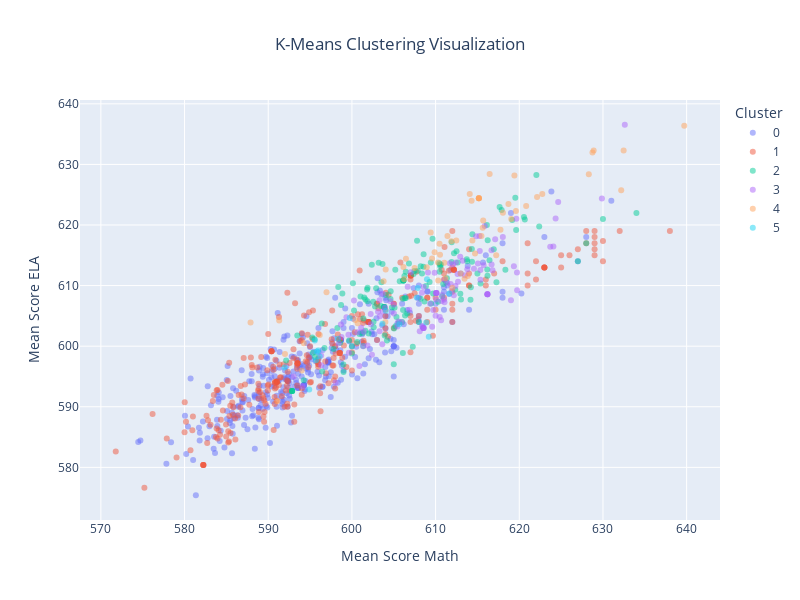

Here is the notebook cell this chart was saved with:
### Markdown cell above
And here's the code for the plotly.express scatter plot:

### Code cell
import plotly.express as px

# Create a new DataFrame with the mean_score_ela, mean_score_math, and cluster labels
plot_data = filtered_data[['school_name', 'mean_score_ela', 'mean_score_math']].copy()
plot_data['Cluster'] = cluster_labels
plot_data['Cluster'] = plot_data['Cluster'].astype(str)  # Convert cluster labels to strings for better display in the plot

# Sort the plot_data DataFrame by the 'Cluster' column
plot_data = plot_data.sort_values(by='Cluster')

# Create the interactive scatterplot
fig = px.scatter(plot_data, x='mean_score_math', y='mean_score_ela', color='Cluster', title='K-Means Clustering Visualization',
                 hover_data=['school_name', 'mean_score_math', 'mean_score_ela'], width=800, height = 600, size_max=8, opacity=0.5)

# Set x-axis and y-axis titles
fig.update_xaxes(title='Mean Score Math')
fig.update_yaxes(title='Mean Score ELA')

# Center the title
fig.update_layout(
    title={
        'text': 'K-Means Clustering Visualization',
        'x': 0.5
    }
)

# Show the interactive scatterplot
fig.show()

### Figure 1 — Plotly figure (JSON) as saved in the notebook; plotly's stock layout.template omitted (floating-point values rounded to 4 significant figures; data arrays with more than 128 entries replaced by an {"elided": "..."} marker saying what was removed)
{"data": [{"customdata": {"elided": "328x1 str values"}, "hovertemplate": "Cluster=0<br>mean_score_math=%{x}<br>mean_score_ela=%{y}<br>school_name=%{customdata[0]}<extra></extra>", "legendgroup": "0", "marker": {"color": "#636efa", "opacity": 0.5, "symbol": "circle"}, "mode": "markers", "name": "0", "orientation": "v", "showlegend": true, "type": "scatter", "x": {"elided": "328 float values"}, "xaxis": "x", "y": {"elided": "328 float values"}, "yaxis": "y"}, {"customdata": {"elided": "288x1 str values"}, "hovertemplate": "Cluster=1<br>mean_score_math=%{x}<br>mean_score_ela=%{y}<br>school_name=%{customdata[0]}<extra></extra>", "legendgroup": "1", "marker": {"color": "#EF553B", "opacity": 0.5, "symbol": "circle"}, "mode": "markers", "name": "1", "orientation": "v", "showlegend": true, "type": "scatter", "x": {"elided": "288 float values"}, "xaxis": "x", "y": {"elided": "288 float values"}, "yaxis": "y"}, {"customdata": {"elided": "149x1 str values"}, "hovertemplate": "Cluster=2<br>mean_score_math=%{x}<br>mean_score_ela=%{y}<br>school_name=%{customdata[0]}<extra></extra>", "legendgroup": "2", "marker": {"color": "#00cc96", "opacity": 0.5, "symbol": "circle"}, "mode": "markers", "name": "2", "orientation": "v", "showlegend": true, "type": "scatter", "x": {"elided": "149 float values"}, "xaxis": "x", "y": {"elided": "149 float values"}, "yaxis": "y"}, {"customdata": [["P.S. 130 Hernando De Soto"], ["P.S. 184m Shuang Wen"], ["P.S. 002 Meyer London"], ["P.S. 124 Yung Wing"], ["P.S. 042 Benjamin Altman"], ["P.S. 001 Alfred E. Smith"], ["P.S. 126 Jacob August Riis"], ["P.S. 020 John Bowne"], ["P.S. 024 Andrew Jackson"], ["P.S. 253"], ["P.S. K134"], ["P.S. 206 Joseph F Lamb"], ["P.S. 217 Colonel David Marcus School"], ["P.S. 012 James B. Colgate"], ["P.S. 58 - The School of Heroes"], ["P.S. 102 Bayview"], ["P.S. 229 Emanuel Kaplan"], ["P.S. 021 Edward Hart"], ["P.S. 022 Thomas Jefferson"], ["P.S. 024 Andrew Jackson"], ["P.S. 024 Andrew Jackson"], ["P.S. 024 Andrew Jackson"], ["P.S. 032 State Street"], ["P.S. 079 Francis Lewis"], ["P.S. 107 Thomas A Dooley"], ["P.S. 120 Queens"], ["P.S. 041 Crocheron"], ["P.S. 031 Bayside"], ["P.S. 026 Rufus King"], ["P.S. 018 Winchester"], ["The Queens College School for Math, Science and Te"], ["P.S. 219 Paul Klapper"], ["P.S. 212 Lady Deborah Moody"], ["P.S. 214 Cadwallader Colden"], ["P.S. 184 Flushing Manor"], ["P.S. 165 Edith K. Bergtraum"], ["P.S. 163 Flushing Heights"], ["P.S. 154 Queens"], ["P.S. 130"], ["P.S. 129 Patricia Larkin"], ["P.S. 209 Clearview Gardens"], ["P.S. 101 The Verrazano"], ["P.S. 099 Isaac Asimov"], ["P.S. 97 The Highlawn"], ["P.S. 112 Lefferts Park"], ["P.S. 105 The Blythebourne"], ["P.S. 69 Vincent D. Grippo School"], ["P.S. 69 Vincent D. Grippo School"], ["P.S. 69 Vincent D. Grippo School"], ["P.S. 69 Vincent D. Grippo School"], ["P.S. 127 Mckinley Park"], ["P.S. 048 Mapleton"], ["P.S. 159 Isaac Pitkin"], ["P.S. 230 Doris L. Cohen"], ["P.S. 169 Sunset Park"], ["P.S. 094 The Henry Longfellow"], ["P.S./M.S. 194"], ["P.S. 106 Parkchester"], ["P.S. 214 Michael Friedsam"], ["P.S. 046 Alley Pond"], ["P.S. 160 William T. Sampson"], ["Ralph A. Fabrizio School"], ["P.S. 095 The Gravesend"], ["School of Math, Science, and Healthy Living"], ["The School For Future Leaders"], ["P.S. 247 Brooklyn"], ["P.S. 229 Dyker"], ["P.S. 205 Clarion"], ["P.S. 164 Caesar Rodney"], ["P.S. 204 Vince Lombardi"], ["The SEEALL Academy"], ["P.S. 179 Kensington"], ["P.S. 176 Ovington"], ["Ralph A. Fabrizio School"], ["Ralph A. Fabrizio School"], ["Ralph A. Fabrizio School"], ["P.S. 186 Dr. Irving A Gladstone"], ["P.S. 094 David D. Porter"], ["P.S. 748 Brooklyn School for Global Scholars"], ["P.S. 133 Queens"], ["P.S. 069 Jackson Heights"], ["P.S. 112 Dutch Kills"], ["Tag Young Scholars"], ["P.S. 124 Osmond A Church"], ["P.S. 011 Kathryn Phelan"], ["P.S. 108 Captain Vincent G. Fowler"], ["The James J. Ambrose School"], ["P.S./I.S. 295"], ["P.S. Q086"], ["P.S. 033 Edward M. Funk"], ["P.S. 064 Joseph P. Addabbo"], ["P.S. 131 Abigail Adams"], ["P.S. 152 Gwendoline N. Alleyne School"], ["P.S. 063 Old South"], ["P.S. 191 Mayflower"], ["P.S. 159"], ["P.S. 162 John Golden"], ["P.S. 173 Fresh Meadows"], ["P.S. 186 Castlewood"], ["P.S. 188 Kingsbury"], ["P.S. 056 Harry Eichler"], ["P.S. 095 Eastwood"], ["P.S. 203 Oakland Gardens"], ["P.S. 205 Alexander Graham Bell"], ["P.S. 213 The Carl Ullman School"], ["P.S. 221 The North Hills School"], ["P.S. 117 J. Keld / Briarwood School"], ["P.S./I.S. 266"]], "hovertemplate": "Cluster=3<br>mean_score_math=%{x}<br>mean_score_ela=%{y}<br>school_name=%{customdata[0]}<extra></extra>", "legendgroup": "3", "marker": {"color": "#ab63fa", "opacity": 0.5, "symbol": "circle"}, "mode": "markers", "name": "3", "orientation": "v", "showlegend": true, "type": "scatter", "x": [624.6, 611.1, 611.4, 617.1, 612.2, 603.3, 605.9, 609.6, 610.1, 616.7, 616.8, 606.7, 601.1, 610.5, 604.6, 613.2, 606.9, 609.3, 616.7, 610.1, 610.1, 610.1, 611.7, 612.9, 609.1, 603.6, 619.7, 608.4, 612.6, 615.3, 615.4, 608.1, 599.6, 610.1, 612.4, 611.9, 610.8, 603.1, 615.1, 610.7, 611.8, 615.2, 605.4, 610, 607.9, 619.0, 616.2, 616.2, 616.2, 616.2, 609.7, 605.6, 596.3, 603.3, 600.9, 602.4, 593.0, 596.3, 594.1, 619.4, 610.7, 608.6, 605, 600.7, 623.7, 614.6, 619.7, 612.4, 611.1, 615.7, 601.9, 598.0, 615.4, 608.6, 608.6, 608.6, 608.4, 615.9, 624.1, 608.6, 603.9, 601.3, 632.6, 598.4, 601.4, 605.0, 618.0, 603.7, 598.8, 598.7, 600.2, 609.9, 603.7, 603.3, 612.1, 619.7, 611.0, 613.8, 607.0, 629.9, 599.3, 602.2, 624.3, 614.8, 612.7, 613.5, 599.6, 602.3], "xaxis": "x", "y": [623.8, 611.0, 610.5, 617.6, 608.4, 607.6, 604.0, 603.2, 608.8, 613.5, 612.5, 609.8, 603.1, 604.8, 607.4, 614.1, 606.0, 607.0, 615.8, 608.8, 608.8, 608.8, 613.7, 614.8, 612.2, 600.3, 621.0, 603.3, 611.9, 615.7, 611.0, 602.5, 598.9, 607.7, 613.8, 609.2, 608.4, 605.7, 613.7, 607.5, 610.3, 618.2, 603.2, 605.0, 608.0, 607.6, 608.6, 608.6, 608.6, 608.6, 606.0, 604.1, 596.9, 604.9, 596.7, 598.6, 595.0, 598.5, 593.4, 613.2, 604.3, 603.0, 606.9, 602.3, 616.4, 612.8, 609.2, 609.9, 607.2, 613.4, 600.1, 594.0, 612.6, 603.0, 603.0, 603.0, 608.8, 619.8, 616.4, 609.8, 606.4, 600, 636.5, 600.5, 602.4, 605.4, 618.0, 608.7, 601.5, 603.6, 607.5, 612.1, 605.7, 602.5, 613.5, 612.2, 607.7, 612.7, 612.2, 624.4, 604.8, 605.3, 621.1, 618.1, 610.6, 611.7, 601.9, 603.6], "yaxis": "y"}, {"customdata": [["Special Music School"], ["P.S. 770 New American Academy"], ["Teachers College Community School"], ["P.S. 040 Augustus Saint-Gaudens"], ["P.S. 011 William T. Harris"], ["P.S. 033 Chelsea Prep"], ["P.S. 040 Augustus Saint-Gaudens"], ["P.S. 040 Augustus Saint-Gaudens"], ["The Harbor View School"], ["P.S./I.S. 78Q"], ["New Explorations into Science, Technology and Math"], ["The Brooklyn New School, P.S. 146"], ["P.S. 321 William Penn"], ["P.S. 199 Jessie Isador Straus"], ["P.S. 008 Robert Fulton"], ["P.S. 011 Purvis J. Behan"], ["P.S. 133 William A. Butler"], ["Academy of Arts and Letters"], ["Muscota"], ["Magnet School of Math, Science and Design Technolo"], ["P.S. 015 Patrick F. Daly"], ["P.S. 029 John M. Harrigan"], ["P.S. 038 The Pacific"], ["P.S. 058 The Carroll"], ["P.S. 333 Manhattan School for Children"], ["The Maurice Sendak Community School"], ["The Windsor Terrace School"], ["The Anderson School"], ["P.S. 087 William Sherman"], ["The East Village Community School"], ["The Children's Workshop School"], ["P.S. 261 Philip Livingston"], ["Earth School"], ["P.S. 040 Augustus Saint-Gaudens"], ["P.S. 059 Beekman Hill International"], ["P.S. 65 The Academy of Innovative Learning"], ["P.S. 101 School in the Gardens"], ["P.S. 041 Greenwich Village"], ["P.S. 116 Mary Lindley Murray"], ["Ella Baker School"], ["Central Park East II"], ["Central Park East I"], ["Battery Park City School"], ["P.S. 150"], ["P.S. 158 Bayard Taylor"], ["Brooklyn Prospect Charter School Downtown"], ["Compass Charter School"], ["P.S. 166 The Richard Rodgers School of The Arts an"], ["Community Roots Charter School"], ["P.S. 212 Midtown West"], ["Yorkville Community School"], ["P.S. 89"], ["P.S. 234 Independence School"], ["The Peck Slip School"], ["P.S. 084 Lillian Weber"], ["P.S. 196 Grand Central Parkway"], ["P.S. 290 Manhattan New School"], ["P.S. 144 Col Jeromus Remsen"], ["P.S. 009 Sarah Anderson"], ["P.S. 77 Lower Lab School"], ["The 30th Avenue School (G&T Citywide)"], ["P.S. 527 - East Side School for Social Action"], ["Ballet Tech, NYC Public School for Dance"], ["Spruce Street School"], ["The 47 American Sign Language & English Lower Scho"]], "hovertemplate": "Cluster=4<br>mean_score_math=%{x}<br>mean_score_ela=%{y}<br>school_name=%{customdata[0]}<extra></extra>", "legendgroup": "4", "marker": {"color": "#FFA15A", "opacity": 0.5, "symbol": "circle"}, "mode": "markers", "name": "4", "orientation": "v", "showlegend": true, "type": "scatter", "x": [639.7, 592, 594.2, 615.2, 611.0, 610.3, 615.2, 615.2, 591.3, 610.3, 628.7, null, 620.8, 619.0, 612.5, 614.3, 606.5, 606.2, 609.6, 609.9, 591.1, 611.9, 612, 610.5, 609.4, 610.5, 614.4, 632.5, 617.8, 600.7, 597.0, 596.2, 587.9, 615.2, 611.4, 607.5, 615.7, 619.4, 606.2, 603.8, 600.4, null, 614.7, 616.5, 614.1, 613, 594, 619.6, 604, 608.9, 611.2, 615.6, 615.5, 613.5, 604.0, 632.2, 622.1, 613.8, 618.0, 628.9, 628.3, 622.8, 617.2, 618.7, null], "xaxis": "x", "y": [636.4, 598.7, 600.5, 624.4, 613.8, 610.9, 624.4, 624.4, 604.2, 613.8, 632.0, null, 623.2, 621.0, 617.4, 624.0, 614.4, 613.1, 614.5, 615.5, 590.9, 617.3, 609.6, 615.1, 618.8, 616.9, 617.4, 632.3, 619.2, 603.8, 608.9, 601.8, 603.9, 624.4, 618.2, 612.9, 620.7, 628.2, 611.0, 610.7, 604.3, 608.3, 615.3, 628.4, 625.1, 612, 596, 622.3, 604, 613.0, 611.2, 619.5, 618.2, 611.1, 612.7, 625.7, 624.6, 611.6, 622.0, 632.3, 628.4, 625.1, 615, 623.5, null], "yaxis": "y"}, {"customdata": [["P.S. 016 Wakefield"], ["P.S. 035 Nathaniel Woodhull"], ["P. S. 62 - Chester Park School"], ["P.S. 121 Queens"], ["P.S. 65 - The Raymond York Elementary School"], ["P.S. 096"], ["The Bellaire School"], ["P.S. 176 Cambria Heights"], ["P.S. 123"], ["P.S. 055 Maure"], ["P.S./I.S. 268"], ["P.S. 397 Foster-Laurie"], ["P.S. 161 Arthur Ashe School"], ["P.S. 155"], ["P.S. 223 Lyndon B. Johnson"], ["P.S. 050 Talfourd Lawn Elementary School"], ["P.S. 100 Glen Morris"], ["P.S. 160 Walter Francis Bishop"]], "hovertemplate": "Cluster=5<br>mean_score_math=%{x}<br>mean_score_ela=%{y}<br>school_name=%{customdata[0]}<extra></extra>", "legendgroup": "5", "marker": {"color": "#19d3f3", "opacity": 0.5, "symbol": "circle"}, "mode": "markers", "name": "5", "orientation": "v", "showlegend": true, "type": "scatter", "x": [596.0, 595.8, 603.7, 609.0, 598.3, 607.9, 595.6, 607.8, 595.7, 605.7, 596.1, 599.7, 611.6, 608.9, 594.9, 604.0, 609.2, 592.0], "xaxis": "x", "y": [599.3, 599.1, 603.7, 611.0, 601.2, 609.6, 601.0, 608.0, 597.7, 603.6, 598.3, 604.7, 608.7, 603.9, 592.8, 605.8, 601.6, 596.5], "yaxis": "y"}], "layout": {"height": 600, "legend": {"title": {"text": "Cluster"}, "tracegroupgap": 0}, "title": {"text": "K-Means Clustering Visualization", "x": 0.5}, "width": 800, "xaxis": {"anchor": "y", "domain": [0, 1], "title": {"text": "Mean Score Math"}}, "yaxis": {"anchor": "x", "domain": [0, 1], "title": {"text": "Mean Score ELA"}}}}
